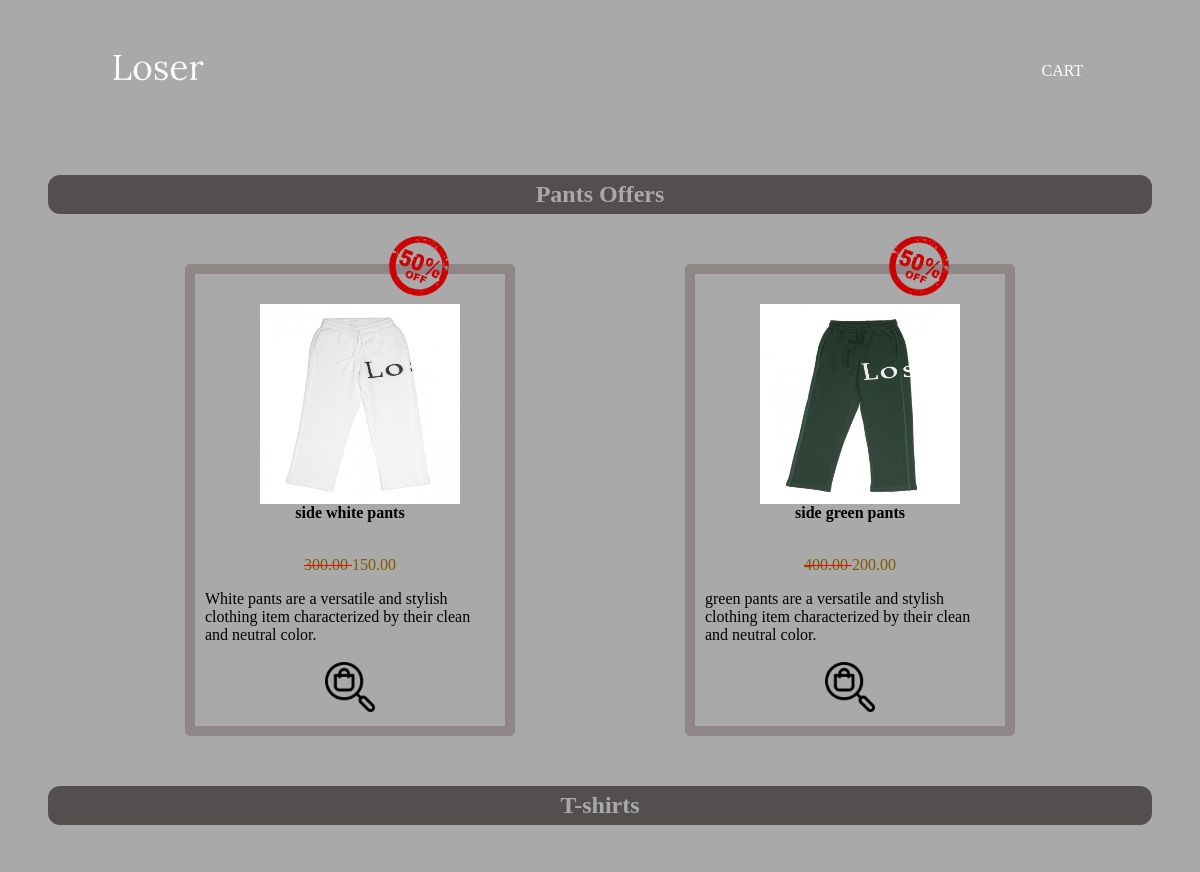
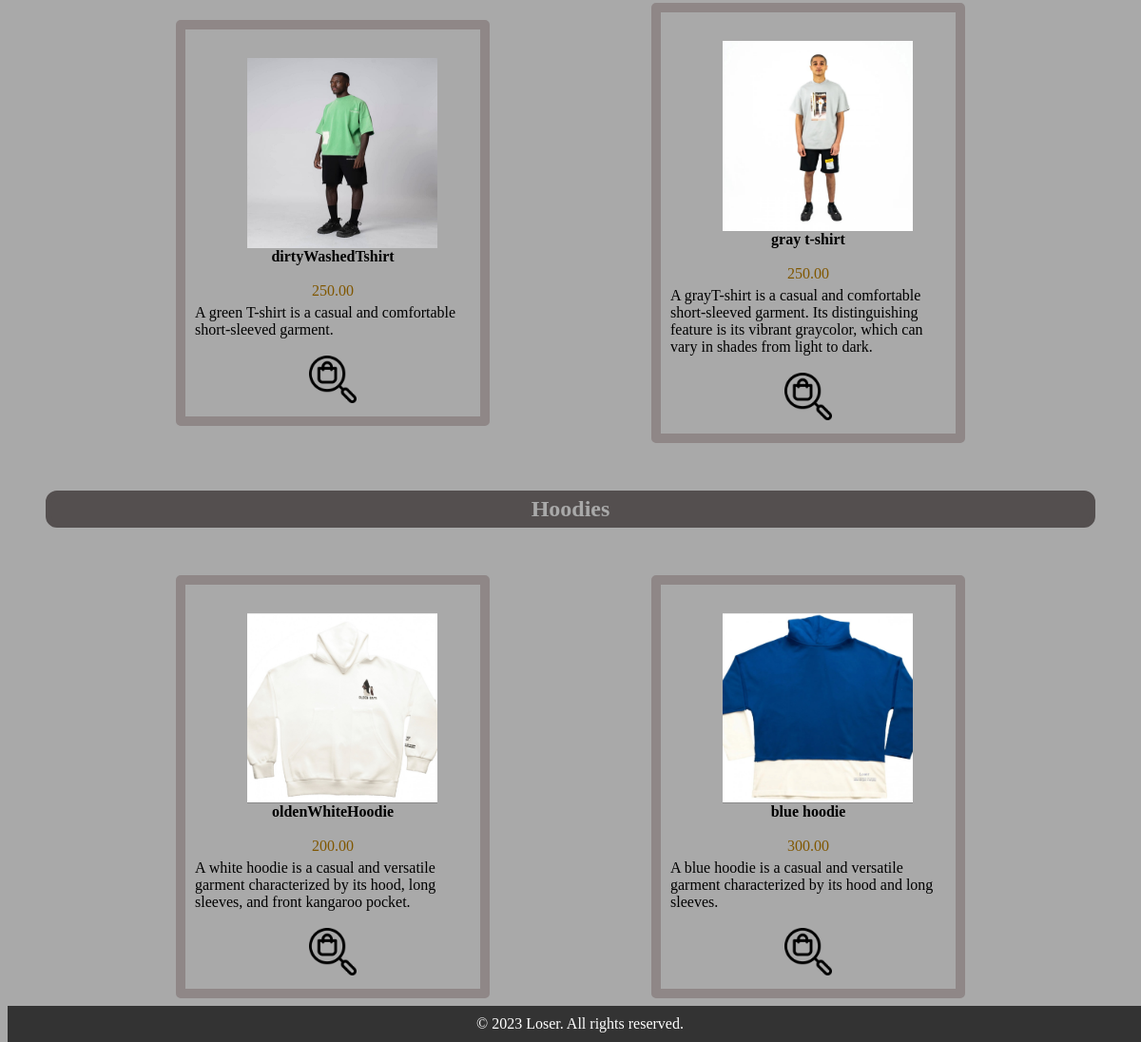
/store/product, run on the app's committed database (2 pictures, top to bottom).
### store/models.py (models this page shows, shortened)
class Product(models.Model):
    name = models.CharField(max_length=255)
    price = models.DecimalField(max_digits=10, decimal_places=2)
    description = models.TextField()
    category = models.CharField(max_length=25)
    image = models.ImageField(upload_to='product_images/', null=True, blank=True)
    details= models.TextField()
    oldPrice = models.DecimalField(max_digits=10, decimal_places=2, default=0)

### store/views.py (the view)
# urls.py: path('product' , views.pro , name='products'),
def pro(request):
    Tshirts_cat=Product.objects.filter(category="T-shirts")
    Hodes_cat=Product.objects.filter(category="Hoodies")
    Pants_cat=Product.objects.filter(category="Pants")
    for c in Pants_cat:
            if c.oldPrice==0:
              c.oldPrice=c.price
              c.price=float(c.price)*discount
              c.save()
    return render (request, "store/productPage.html",
                   {
                    "Tshirts_cat":Tshirts_cat,
                    "Hodes_cat":Hodes_cat,
                    "Pants_cat":Pants_cat,
                    })

### store/templates/store/productPage.html (shortened to what this page needs)
{% load static %}
<!DOCTYPE html>
<html lang="en">
<head>
    <link  href="{% static 'store/styles.css' %}" rel="stylesheet">
</head>
<body>
  <div class="navbar">
    <a href="{% url 'store:homepage' %}"><img src="{% static 'store/logo.png' %}" alt="It's logo" class="logo"></a>
    <ul>
        <li><a href="{% url 'store:viewBasket' %}">cart</a></li>
    </ul>
  </div>
  <div class="container">
    <h2>Pants Offers</h2>
<div  class="cat">
  {% for c in Pants_cat %}
    <div class="product">
    <img src="{% static 'store/discounts-50%.png' %}" alt="" class="offer">
    <div class="productimg"> <img style="height: 200px; width: 200px; margin-right: 1px;padding: 10px;" src="{{ c.image.url }}" alt="Image"></div>
    <div class="product-name">{{c.name}}</div><br>
    <div class="product-price" ><p><span class="old-price"> {{c.oldPrice}}
    </span>   {{ c.price}} </div>
    <div class="product-description"> {{c.description }} </div><br>
    <a href="{% url 'store:productView' c.name %}" >
        <img src="{% static 'store/view_product.png'%}" alt="view" class="proLink"></a>
    </div>
 {% endfor%}
</div>
<h2>T-shirts</h2>
<div class="cat">
   {% for c in Tshirts_cat %}
    <div class="product">
    <div class="productimg"> <img style="height: 200px; width: 200px; margin-right: 1px;padding: 10px;" src="{{ c.image.url }}" alt="Image"></div>
    <div class="product-name">{{c.name}}</div><br>
    <div class="product-price"  >{{c.price}}</div>
    <div class="product-description">{{c.description}}</div><br>
    <a href="{% url 'store:productView' c.name %}" >
        <img src="{% static 'store/view_product.png'%}" alt="view" class="proLink"></a>
    </div>
   {% endfor%}
</div>
<h2>Hoodies</h2>
<div  class="cat">
  {% for c in Hodes_cat %}
    <div class="product">
      <div class="productimg"> <img style="height: 200px; width: 200px; margin-right: 1px;padding: 10px;" src="{{ c.image.url }}" alt="Image"></div>
    <div class="product-name">{{c.name}}</div><br>
    <div class="product-price"  >{{c.price}}</div>
    <div class="product-description">{{c.description}}</div><br>
    <a href="{% url 'store:productView' c.name %}" >
        <img src="{% static 'store/view_product.png'%}" alt="view" class="proLink"></a>
    </div>
  {% endfor%}
</div>
<br>
<br>
<div class="footer">
  &copy; 2023 Loser. All rights reserved.
</div>
</div>
</body>
</html>

### store/static/store/styles.css (style rules this page uses)
body { background-color: #A9A9A9; }
.cat { display: grid; grid-template-columns: 350px 350px; grid-gap: 150px; place-items: center; place-content: center; }
.product { border: 10px solid #8f8787; padding: 10px; margin: 10px; place-content: center; padding-top: 10px; place-items: center; border-radius: 5px; }
.cat .product-name { font-weight: bold; }
.product-price { color:rgb(128, 87, 0); }
.product-description { margin-top: 5px; }
h2 { text-align: center; margin: 40px; border: 6px solid #544f4f; border-radius: 12px; background-color: #544f4f; color: #A9A9A9; }
.proLink { height: 50px; width: 50px; }
.productimg { width: 200px; height: 200px; margin-right: 1px; padding: 10px; }
.product .offer { position: absolute; margin-left: 11.5em; margin-top: -3em; height: 60px; width: 60px; }
.old-price { text-decoration-line: line-through; text-decoration-color: red; }

### store/templates/store/productPage.html (style rules this page uses)
.navbar { width: 85%; margin: auto; padding: 35px 0; display: flex; align-items: center; justify-content: space-between; }
.logo { width: 120px; cursor: pointer; }
.navbar ul li { list-style: none; display: inline-block; margin: 0 20px; position: relative; }
.navbar ul li a { text-decoration: none; color: #fff; text-transform: uppercase; }
.navbar ul li::after { content: ''; height: 3px; width: 0; background: #009688; position: absolute; left: 0; bottom: -10px; transition: 0.5s; }
.footer { background-color: #333; color: white; text-align: center; padding: 10px; position: absolute; bottom: 0; width: 100%; }
.container { position: relative; min-height: 100vh; margin-bottom: -60px; }

### data on the page
Product: image (picture), name "side white pants", oldPrice "300.00", price "150.00", description "White pants are a versatile and stylish clothing item characterized by their clean and neutral color."
Product: image (picture), name "side green pants", oldPrice "400.00", price "200.00", description "green pants are a versatile and stylish clothing item characterized by their clean and neutral color."
Product: image (picture), name "dirtyWashedTshirt", price "250.00", description "A green T-shirt is a casual and comfortable short-sleeved garment."
Product: image (picture), name "gray t-shirt", price "250.00", description "A grayT-shirt is a casual and comfortable short-sleeved garment. Its distinguishing feature is its vibrant graycolor, which can vary in shades from light to dark."
Product: image (picture), name "oldenWhiteHoodie", price "200.00", description "A white hoodie is a casual and versatile garment characterized by its hood, long sleeves, and front kangaroo pocket."
Product: image (picture), name "blue hoodie", price "300.00", description "A blue hoodie is a casual and versatile garment characterized by its hood and long sleeves."
